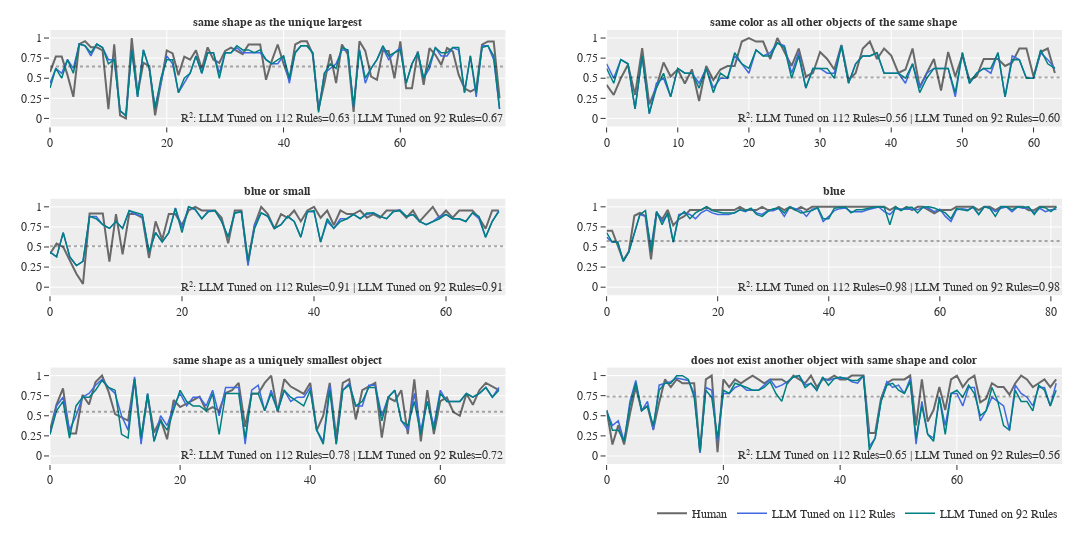

The cell this chart's notebook holds for it:
### Code cell
# concepts = make_rule_threes(data['TunFOL'][0])
pretty_name = {'PTG16': 'PLoT Bayesian Model', 
                    'Tuned112-7B': 'LLM Tuned on 112 Rules', 
                    'Tuned112-7B-AnswerLoss': 'Tuned-CE', 
                    'Pretrained-7B': 'Pretrained',
                    'Tuned92-7B': 'LLM Tuned on 92 Rules',
                    'GPT2-Tuned112': "GPT2-Tuned"}

fig = plot_trajectory_graphs(concepts=[
                            find_biggest_diff(data_files['Tuned112-7B'], data_files['Tuned92-7B'], 
                                search_within_concepts=SUBSETS['tuned92'], num_per_segment=2)
                            # find_biggest_diff(data_files['Pretrained-7B'], data_files['Tuned112-7B'], 
                            #     metric = lambda x: x['macc'],
                                # search_within_concepts=SUBSETS['fol']
                                # )
                            # find_biggest_diff(data_files['Pretrained-7B'], data_files['Tuned112-7B'], 
                            #     search_within_concepts=SUBSETS['fol'])
                            ][0],
                        sources={k: data_files[k] for k in 
                            ['Tuned112-7B', 'Tuned92-7B']
                        },
                        num_cols=2,
                        width_per_col=260,
                        color_dash_dict=color_and_dash,
                        pretty_name_dict=pretty_name,
                        height_per_row=180,
                        readable_names=True,
                        end_early=1000)

# fig.add_annotation(text='Response Number', xref='x domain', yref='paper', x=0.5, y=0.5, showarrow=False, font_size=10, font_family='times new roman')
# fig.add_annotation(text='Accuracy', xref='x domain', yref='paper', x=-0.12, y=0.9, showarrow=False, font_size=10, font_family='times new roman', textangle=-90)
# fig.add_annotation(text='Response Number', xref='x domain', yref='paper', x=0.5, y=-0.15, showarrow=False, font_size=10, font_family='times new roman')
# fig.add_annotation(text='Accuracy', xref='x domain', yref='paper', x=-0.12, y=0.1, showarrow=False, font_size=10, font_family='times new roman', textangle=-90)
# fig.update_layout(legend=dict(orientation="h", itemwidth=30, yanchor="top", y=-0.13,
#         xanchor="right",
#         x=1, font={'family': 'times_new_roman'}))

# fig.update_traces({'line': {'width': 0.8, 'dash': 'dashdot'}}, selector=lambda x: x['legendgroup'] == 'PTG16')
# fig.update_traces({'line': {'width': 1.2}}, selector=lambda x: x['legendgroup'] == 'Pretrained-7B')
fig.update_layout(width=1200, showlegend=True)
fig.show()
fig.write_image('./analysis/fig/e4_tuned92_comparison.pdf')

### Figure 1 — Plotly figure (JSON) as saved in the notebook; plotly's stock layout.template omitted (floating-point values rounded to 4 significant figures)
{"data": [{"legendgroup": "1", "line": {"color": "rgb(105,105,105)"}, "name": "Human", "showlegend": true, "type": "scatter", "x": [0, 1, 2, 3, 4, 5, 6, 7, 8, 9, 10, 11, 12, 13, 14, 15, 16, 17, 18, 19, 20, 21, 22, 23, 24, 25, 26, 27, 28, 29, 30, 31, 32, 33, 34, 35, 36, 37, 38, 39, 40, 41, 42, 43, 44, 45, 46, 47, 48, 49, 50, 51, 52, 53, 54, 55, 56, 57, 58, 59, 60, 61, 62, 63, 64, 65, 66, 67, 68, 69, 70, 71, 72, 73, 74, 75, 76, 77], "xaxis": "x", "y": [0.5769, 0.7692, 0.7692, 0.5385, 0.2692, 0.9231, 0.9615, 0.8846, 0.8846, 0.8462, 0.1154, 0.9231, 0.03846, 0, 1, 0.3077, 0.6923, 0.6538, 0.03846, 0.4231, 0.8462, 0.8077, 0.5385, 0.7692, 0.7308, 0.8462, 0.6154, 0.8846, 0.7308, 0.6923, 0.84, 0.88, 0.84, 0.8, 0.92, 0.92, 0.92, 0.48, 0.72, 0.92, 0.68, 0.48, 0.92, 0.96, 0.96, 0.8, 0.12, 0.44, 0.8, 0.44, 0.92, 0.8, 0.08, 0.96, 0.84, 0.52, 0.48, 0.84, 0.84, 0.5, 0.9583, 0.375, 0.375, 0.8333, 0.4167, 0.875, 0.7917, 0.6667, 0.875, 0.8333, 0.5417, 0.375, 0.3333, 0.375, 0.9167, 0.9583, 0.9583, 0.25], "yaxis": "y"}, {"legendgroup": "Tuned112-7B", "line": {"color": "royalblue", "dash": "solid", "width": 1.5}, "name": "LLM Tuned on 112 Rules", "showlegend": true, "type": "scatter", "x": [0, 1, 2, 3, 4, 5, 6, 7, 8, 9, 10, 11, 12, 13, 14, 15, 16, 17, 18, 19, 20, 21, 22, 23, 24, 25, 26, 27, 28, 29, 30, 31, 32, 33, 34, 35, 36, 37, 38, 39, 40, 41, 42, 43, 44, 45, 46, 47, 48, 49, 50, 51, 52, 53, 54, 55, 56, 57, 58, 59, 60, 61, 62, 63, 64, 65, 66, 67, 68, 69, 70, 71, 72, 73, 74, 75, 76, 77], "xaxis": "x", "y": [0.4378, 0.6225, 0.5622, 0.7311, 0.6225, 0.9241, 0.9047, 0.7773, 0.9241, 0.8808, 0.7311, 0.7311, 0.09535, 0.03733, 0.852, 0.2689, 0.852, 0.6225, 0.148, 0.4378, 0.7773, 0.6792, 0.3208, 0.4378, 0.5622, 0.7773, 0.5622, 0.8176, 0.8176, 0.5622, 0.8176, 0.8176, 0.8808, 0.8176, 0.8176, 0.8176, 0.8176, 0.7311, 0.6792, 0.6792, 0.7773, 0.4378, 0.8176, 0.9047, 0.9047, 0.8176, 0.09535, 0.5622, 0.6225, 0.6792, 0.852, 0.852, 0.148, 0.852, 0.4378, 0.6225, 0.7311, 0.8808, 0.7311, 0.8176, 0.8808, 0.4378, 0.6792, 0.8176, 0.5, 0.6225, 0.8808, 0.7773, 0.7773, 0.8808, 0.852, 0.3208, 0.7773, 0.2689, 0.9047, 0.9047, 0.7311, 0.1192], "yaxis": "y"}, {"legendgroup": "Tuned92-7B", "line": {"color": "teal", "dash": "solid", "width": 1.5}, "name": "LLM Tuned on 92 Rules", "showlegend": true, "type": "scatter", "x": [0, 1, 2, 3, 4, 5, 6, 7, 8, 9, 10, 11, 12, 13, 14, 15, 16, 17, 18, 19, 20, 21, 22, 23, 24, 25, 26, 27, 28, 29, 30, 31, 32, 33, 34, 35, 36, 37, 38, 39, 40, 41, 42, 43, 44, 45, 46, 47, 48, 49, 50, 51, 52, 53, 54, 55, 56, 57, 58, 59, 60, 61, 62, 63, 64, 65, 66, 67, 68, 69, 70, 71, 72, 73, 74, 75, 76, 77], "xaxis": "x", "y": [0.3775, 0.6225, 0.5, 0.7311, 0.5622, 0.9241, 0.9047, 0.8176, 0.9241, 0.8808, 0.6792, 0.7311, 0.09535, 0.02931, 0.852, 0.2689, 0.852, 0.6225, 0.1192, 0.5, 0.7311, 0.7311, 0.3208, 0.5, 0.5622, 0.7773, 0.5622, 0.8176, 0.8176, 0.5, 0.8176, 0.8176, 0.9047, 0.852, 0.852, 0.8176, 0.852, 0.7311, 0.6792, 0.7311, 0.7773, 0.5, 0.8176, 0.9047, 0.9047, 0.8176, 0.07586, 0.5622, 0.6792, 0.6225, 0.8808, 0.852, 0.148, 0.852, 0.5, 0.6225, 0.7311, 0.9047, 0.7773, 0.8176, 0.852, 0.4378, 0.6792, 0.8176, 0.5, 0.6792, 0.8808, 0.8176, 0.8176, 0.8808, 0.8808, 0.3208, 0.7773, 0.3208, 0.8808, 0.9047, 0.7773, 0.1192], "yaxis": "y"}, {"legendgroup": "1", "line": {"color": "rgb(105,105,105)"}, "name": "Human", "showlegend": false, "type": "scatter", "x": [0, 1, 2, 3, 4, 5, 6, 7, 8, 9, 10, 11, 12, 13, 14, 15, 16, 17, 18, 19, 20, 21, 22, 23, 24, 25, 26, 27, 28, 29, 30, 31, 32, 33, 34, 35, 36, 37, 38, 39, 40, 41, 42, 43, 44, 45, 46, 47, 48, 49, 50, 51, 52, 53, 54, 55, 56, 57, 58, 59, 60, 61, 62, 63], "xaxis": "x2", "y": [0.4167, 0.2917, 0.5, 0.6667, 0.2917, 0.875, 0.1739, 0.3913, 0.6957, 0.5217, 0.6087, 0.4348, 0.6087, 0.2174, 0.6522, 0.4783, 0.6087, 0.6522, 0.6522, 0.9565, 1, 0.9565, 0.9565, 0.7391, 1, 0.8261, 0.6522, 0.8696, 0.5217, 0.5652, 0.8261, 0.7391, 0.6087, 0.913, 0.4783, 0.5652, 0.8696, 0.9565, 0.7391, 0.8696, 0.7826, 0.5652, 0.6087, 0.8696, 0.3913, 0.5652, 0.7391, 0.3478, 0.8261, 0.5217, 0.7826, 0.4783, 0.5217, 0.7391, 0.7391, 0.7391, 0.6522, 0.6957, 0.8696, 0.8696, 0.5217, 0.8261, 0.8696, 0.5652], "yaxis": "y2"}, {"legendgroup": "Tuned112-7B", "line": {"color": "royalblue", "dash": "solid", "width": 1.5}, "name": "LLM Tuned on 112 Rules", "showlegend": false, "type": "scatter", "x": [0, 1, 2, 3, 4, 5, 6, 7, 8, 9, 10, 11, 12, 13, 14, 15, 16, 17, 18, 19, 20, 21, 22, 23, 24, 25, 26, 27, 28, 29, 30, 31, 32, 33, 34, 35, 36, 37, 38, 39, 40, 41, 42, 43, 44, 45, 46, 47, 48, 49, 50, 51, 52, 53, 54, 55, 56, 57, 58, 59, 60, 61, 62, 63], "xaxis": "x2", "y": [0.6792, 0.5, 0.7311, 0.6792, 0.1192, 0.7773, 0.06009, 0.4378, 0.5, 0.2689, 0.6225, 0.5622, 0.5622, 0.4378, 0.6225, 0.3775, 0.5, 0.5, 0.7773, 0.6792, 0.5622, 0.852, 0.7773, 0.8176, 0.9399, 0.9047, 0.5622, 0.8176, 0.3775, 0.6225, 0.6225, 0.5622, 0.5622, 0.9047, 0.4378, 0.6792, 0.7773, 0.7773, 0.8176, 0.5622, 0.5622, 0.5622, 0.4378, 0.6792, 0.3775, 0.5622, 0.6225, 0.6225, 0.6225, 0.2689, 0.8176, 0.4378, 0.5622, 0.6225, 0.5622, 0.8176, 0.2689, 0.7773, 0.7311, 0.5, 0.5, 0.8176, 0.7311, 0.6225], "yaxis": "y2"}, {"legendgroup": "Tuned92-7B", "line": {"color": "teal", "dash": "solid", "width": 1.5}, "name": "LLM Tuned on 92 Rules", "showlegend": false, "type": "scatter", "x": [0, 1, 2, 3, 4, 5, 6, 7, 8, 9, 10, 11, 12, 13, 14, 15, 16, 17, 18, 19, 20, 21, 22, 23, 24, 25, 26, 27, 28, 29, 30, 31, 32, 33, 34, 35, 36, 37, 38, 39, 40, 41, 42, 43, 44, 45, 46, 47, 48, 49, 50, 51, 52, 53, 54, 55, 56, 57, 58, 59, 60, 61, 62, 63], "xaxis": "x2", "y": [0.6225, 0.4378, 0.7311, 0.6792, 0.1192, 0.7773, 0.06009, 0.3775, 0.5622, 0.2689, 0.6225, 0.5622, 0.5622, 0.3775, 0.6225, 0.3208, 0.5622, 0.5, 0.8176, 0.6792, 0.6225, 0.852, 0.7773, 0.7773, 0.9399, 0.8808, 0.5, 0.7773, 0.3775, 0.6225, 0.6225, 0.6225, 0.5, 0.9047, 0.4378, 0.6792, 0.7773, 0.7773, 0.8176, 0.5622, 0.5622, 0.5622, 0.5, 0.6792, 0.3208, 0.5, 0.6225, 0.6225, 0.6225, 0.3208, 0.8176, 0.4378, 0.5622, 0.6225, 0.6225, 0.8176, 0.2689, 0.7311, 0.7311, 0.5, 0.5, 0.852, 0.6792, 0.6225], "yaxis": "y2"}, {"legendgroup": "1", "line": {"color": "rgb(105,105,105)"}, "name": "Human", "showlegend": false, "type": "scatter", "x": [0, 1, 2, 3, 4, 5, 6, 7, 8, 9, 10, 11, 12, 13, 14, 15, 16, 17, 18, 19, 20, 21, 22, 23, 24, 25, 26, 27, 28, 29, 30, 31, 32, 33, 34, 35, 36, 37, 38, 39, 40, 41, 42, 43, 44, 45, 46, 47, 48, 49, 50, 51, 52, 53, 54, 55, 56, 57, 58, 59, 60, 61, 62, 63, 64, 65, 66, 67, 68], "xaxis": "x3", "y": [0.4167, 0.5417, 0.5, 0.3333, 0.1667, 0.04167, 0.9167, 0.9167, 0.9167, 0.3182, 0.9091, 0.4091, 0.9091, 0.9091, 0.8636, 0.3636, 0.8182, 0.5909, 0.9091, 0.9091, 0.7727, 0.9545, 1, 0.9545, 0.9545, 0.9545, 0.8636, 0.5455, 0.9545, 0.9545, 0.3182, 0.7727, 1, 0.9091, 0.7273, 0.9091, 0.8636, 0.9545, 0.8182, 0.9545, 1, 0.8636, 0.9545, 0.7727, 0.9545, 0.9091, 0.9091, 0.9545, 0.8636, 0.9091, 0.8636, 0.9545, 0.9545, 0.9545, 0.8636, 0.9545, 0.8182, 0.9091, 1, 0.8636, 0.9545, 0.8636, 0.9545, 0.9545, 0.9545, 0.8636, 0.7273, 0.9545, 0.9545], "yaxis": "y3"}, {"legendgroup": "Tuned112-7B", "line": {"color": "royalblue", "dash": "solid", "width": 1.5}, "name": "LLM Tuned on 112 Rules", "showlegend": false, "type": "scatter", "x": [0, 1, 2, 3, 4, 5, 6, 7, 8, 9, 10, 11, 12, 13, 14, 15, 16, 17, 18, 19, 20, 21, 22, 23, 24, 25, 26, 27, 28, 29, 30, 31, 32, 33, 34, 35, 36, 37, 38, 39, 40, 41, 42, 43, 44, 45, 46, 47, 48, 49, 50, 51, 52, 53, 54, 55, 56, 57, 58, 59, 60, 61, 62, 63, 64, 65, 66, 67, 68], "xaxis": "x3", "y": [0.4378, 0.3775, 0.6792, 0.3775, 0.2689, 0.3208, 0.8808, 0.8808, 0.7773, 0.7311, 0.8176, 0.7311, 0.9526, 0.9047, 0.8808, 0.4378, 0.6792, 0.5622, 0.6792, 0.9859, 0.7311, 0.9999, 0.9627, 0.852, 0.9526, 0.9526, 0.8176, 0.6225, 0.9241, 0.9399, 0.2689, 0.7773, 0.9241, 0.8808, 0.7311, 0.7773, 0.8808, 0.8176, 0.6225, 0.9399, 0.9399, 0.5622, 0.8176, 0.7311, 0.852, 0.852, 0.9047, 0.852, 0.9047, 0.9241, 0.8808, 0.852, 0.9399, 0.9627, 0.8808, 0.9047, 0.8176, 0.7773, 0.8176, 0.8808, 0.9047, 0.852, 0.852, 0.8176, 0.9241, 0.852, 0.6225, 0.8176, 0.9526], "yaxis": "y3"}, {"legendgroup": "Tuned92-7B", "line": {"color": "teal", "dash": "solid", "width": 1.5}, "name": "LLM Tuned on 92 Rules", "showlegend": false, "type": "scatter", "x": [0, 1, 2, 3, 4, 5, 6, 7, 8, 9, 10, 11, 12, 13, 14, 15, 16, 17, 18, 19, 20, 21, 22, 23, 24, 25, 26, 27, 28, 29, 30, 31, 32, 33, 34, 35, 36, 37, 38, 39, 40, 41, 42, 43, 44, 45, 46, 47, 48, 49, 50, 51, 52, 53, 54, 55, 56, 57, 58, 59, 60, 61, 62, 63, 64, 65, 66, 67, 68], "xaxis": "x3", "y": [0.4378, 0.3775, 0.6792, 0.3775, 0.2689, 0.3208, 0.8808, 0.852, 0.7773, 0.7311, 0.8176, 0.7311, 0.9526, 0.9241, 0.9047, 0.4378, 0.6792, 0.5622, 0.6792, 0.982, 0.6792, 0.9999, 0.9707, 0.852, 0.9399, 0.9526, 0.8176, 0.6225, 0.9241, 0.9399, 0.3208, 0.7311, 0.9241, 0.8808, 0.7311, 0.7773, 0.8808, 0.8176, 0.6225, 0.9399, 0.9526, 0.5622, 0.852, 0.7311, 0.8176, 0.852, 0.9047, 0.852, 0.9241, 0.9241, 0.8808, 0.852, 0.9399, 0.9526, 0.8808, 0.9047, 0.8176, 0.7773, 0.8176, 0.852, 0.9047, 0.852, 0.852, 0.8176, 0.9241, 0.8808, 0.6225, 0.8176, 0.9399], "yaxis": "y3"}, {"legendgroup": "1", "line": {"color": "rgb(105,105,105)"}, "name": "Human", "showlegend": false, "type": "scatter", "x": [0, 1, 2, 3, 4, 5, 6, 7, 8, 9, 10, 11, 12, 13, 14, 15, 16, 17, 18, 19, 20, 21, 22, 23, 24, 25, 26, 27, 28, 29, 30, 31, 32, 33, 34, 35, 36, 37, 38, 39, 40, 41, 42, 43, 44, 45, 46, 47, 48, 49, 50, 51, 52, 53, 54, 55, 56, 57, 58, 59, 60, 61, 62, 63, 64, 65, 66, 67, 68, 69, 70, 71, 72, 73, 74, 75, 76, 77, 78, 79, 80, 81], "xaxis": "x4", "y": [0.7037, 0.7037, 0.5185, 0.3333, 0.4444, 0.8889, 0.9231, 0.8846, 0.3462, 0.9231, 0.8462, 0.9615, 0.7692, 0.8462, 0.8846, 0.96, 0.96, 0.96, 1, 0.96, 0.96, 0.96, 0.96, 0.96, 1, 0.96, 0.96, 0.96, 1, 0.96, 0.96, 1, 0.96, 1, 0.96, 1, 0.96, 1, 1, 1, 1, 1, 1, 1, 1, 1, 1, 1, 1, 1, 1, 0.96, 1, 0.96, 1, 0.96, 1, 1, 0.96, 0.92, 0.96, 0.96, 0.96, 1, 1, 1, 1, 0.96, 1, 1, 0.96, 1, 1, 1, 1, 1, 0.9583, 0.9583, 1, 1, 1, 1], "yaxis": "y4"}, {"legendgroup": "Tuned112-7B", "line": {"color": "royalblue", "dash": "solid", "width": 1.5}, "name": "LLM Tuned on 112 Rules", "showlegend": false, "type": "scatter", "x": [0, 1, 2, 3, 4, 5, 6, 7, 8, 9, 10, 11, 12, 13, 14, 15, 16, 17, 18, 19, 20, 21, 22, 23, 24, 25, 26, 27, 28, 29, 30, 31, 32, 33, 34, 35, 36, 37, 38, 39, 40, 41, 42, 43, 44, 45, 46, 47, 48, 49, 50, 51, 52, 53, 54, 55, 56, 57, 58, 59, 60, 61, 62, 63, 64, 65, 66, 67, 68, 69, 70, 71, 72, 73, 74, 75, 76, 77, 78, 79, 80, 81], "xaxis": "x4", "y": [0.6225, 0.5622, 0.5622, 0.3208, 0.4378, 0.6792, 0.9047, 0.8808, 0.5, 0.9399, 0.8176, 0.9047, 0.5622, 0.9047, 0.9241, 0.9047, 0.852, 0.9241, 0.9627, 0.9241, 0.9047, 0.9047, 0.9047, 0.9241, 0.9627, 0.9399, 0.977, 0.9241, 0.9047, 0.9526, 0.9526, 0.982, 0.8808, 1.0, 0.977, 0.9526, 0.8808, 0.9707, 0.982, 0.8176, 0.8808, 0.9526, 0.977, 0.9859, 0.9399, 0.9399, 0.9399, 0.9627, 0.982, 0.9975, 0.9399, 0.9047, 0.977, 0.9707, 0.9707, 0.9707, 0.9627, 0.9948, 0.982, 0.9399, 0.9707, 0.8808, 0.8176, 0.9627, 0.977, 0.9627, 0.9914, 0.9047, 1.0, 0.9859, 0.9399, 0.982, 0.9988, 0.9399, 0.9985, 0.982, 0.989, 0.9241, 0.982, 0.9399, 0.9627, 0.9707], "yaxis": "y4"}, {"legendgroup": "Tuned92-7B", "line": {"color": "teal", "dash": "solid", "width": 1.5}, "name": "LLM Tuned on 92 Rules", "showlegend": false, "type": "scatter", "x": [0, 1, 2, 3, 4, 5, 6, 7, 8, 9, 10, 11, 12, 13, 14, 15, 16, 17, 18, 19, 20, 21, 22, 23, 24, 25, 26, 27, 28, 29, 30, 31, 32, 33, 34, 35, 36, 37, 38, 39, 40, 41, 42, 43, 44, 45, 46, 47, 48, 49, 50, 51, 52, 53, 54, 55, 56, 57, 58, 59, 60, 61, 62, 63, 64, 65, 66, 67, 68, 69, 70, 71, 72, 73, 74, 75, 76, 77, 78, 79, 80, 81], "xaxis": "x4", "y": [0.6792, 0.5622, 0.5622, 0.3208, 0.4378, 0.6792, 0.9047, 0.9526, 0.4378, 0.9399, 0.7773, 0.9241, 0.5622, 0.8808, 0.9399, 0.852, 0.9241, 0.9627, 0.9985, 0.9526, 0.9399, 0.9241, 0.9241, 0.9241, 0.9627, 0.9526, 0.982, 0.9047, 0.8808, 0.9399, 0.977, 0.982, 0.9241, 0.9999, 0.9627, 0.9241, 0.9399, 0.9526, 0.9933, 0.852, 0.852, 0.982, 0.9914, 0.9985, 0.9241, 0.9627, 0.9627, 0.982, 0.9948, 1.0, 0.9914, 0.7773, 1.0, 0.9526, 0.9914, 0.9948, 0.9241, 0.9968, 1.0, 0.9859, 0.9526, 0.9241, 0.852, 0.977, 0.9627, 0.9526, 1.0, 0.9047, 1.0, 0.982, 0.8808, 0.9996, 1.0, 0.9627, 1.0, 0.9948, 0.9999, 0.9047, 0.9985, 0.989, 0.9399, 0.9993], "yaxis": "y4"}, {"legendgroup": "1", "line": {"color": "rgb(105,105,105)"}, "name": "Human", "showlegend": false, "type": "scatter", "x": [0, 1, 2, 3, 4, 5, 6, 7, 8, 9, 10, 11, 12, 13, 14, 15, 16, 17, 18, 19, 20, 21, 22, 23, 24, 25, 26, 27, 28, 29, 30, 31, 32, 33, 34, 35, 36, 37, 38, 39, 40, 41, 42, 43, 44, 45, 46, 47, 48, 49, 50, 51, 52, 53, 54, 55, 56, 57, 58, 59, 60, 61, 62, 63, 64, 65, 66, 67, 68, 69], "xaxis": "x5", "y": [0.32, 0.64, 0.84, 0.28, 0.28, 0.76, 0.64, 0.92, 1, 0.8, 0.52, 0.48, 0.44, 0.96, 0.2083, 0.75, 0.2917, 0.4583, 0.2083, 0.6957, 0.6087, 0.6522, 0.6957, 0.7391, 0.5652, 0.6087, 0.5652, 0.7826, 0.8182, 0.9091, 0.3636, 0.7727, 0.7727, 0.9091, 1, 0.5455, 0.9545, 0.8636, 0.8182, 0.7727, 0.9091, 0.3182, 0.5, 0.9091, 0.2273, 0.9091, 0.9545, 0.4545, 0.8182, 0.8636, 0.9091, 0.2273, 0.7273, 0.6818, 0.8182, 0.2727, 0.9545, 0.1818, 0.8182, 0.2727, 0.6818, 0.7273, 0.5455, 0.5, 0.7727, 0.6364, 0.8182, 0.9091, 0.8636, 0.8182], "yaxis": "y5"}, {"legendgroup": "Tuned112-7B", "line": {"color": "royalblue", "dash": "solid", "width": 1.5}, "name": "LLM Tuned on 112 Rules", "showlegend": false, "type": "scatter", "x": [0, 1, 2, 3, 4, 5, 6, 7, 8, 9, 10, 11, 12, 13, 14, 15, 16, 17, 18, 19, 20, 21, 22, 23, 24, 25, 26, 27, 28, 29, 30, 31, 32, 33, 34, 35, 36, 37, 38, 39, 40, 41, 42, 43, 44, 45, 46, 47, 48, 49, 50, 51, 52, 53, 54, 55, 56, 57, 58, 59, 60, 61, 62, 63, 64, 65, 66, 67, 68, 69], "xaxis": "x5", "y": [0.2689, 0.6225, 0.7311, 0.3208, 0.5, 0.7311, 0.7773, 0.8808, 0.9526, 0.852, 0.7773, 0.5, 0.3208, 0.9859, 0.148, 0.7773, 0.1824, 0.5, 0.3775, 0.6225, 0.7773, 0.6225, 0.7311, 0.7311, 0.6225, 0.8176, 0.5, 0.852, 0.852, 0.852, 0.148, 0.8176, 0.8808, 0.5622, 0.8176, 0.5622, 0.8176, 0.6792, 0.7311, 0.7311, 0.852, 0.3208, 0.1824, 0.8808, 0.148, 0.8176, 0.9047, 0.6225, 0.6225, 0.8808, 0.8808, 0.5, 0.7311, 0.8176, 0.4378, 0.3208, 0.7773, 0.3208, 0.6792, 0.3775, 0.8176, 0.6792, 0.6792, 0.6792, 0.7773, 0.7311, 0.7773, 0.852, 0.7311, 0.852], "yaxis": "y5"}, {"legendgroup": "Tuned92-7B", "line": {"color": "teal", "dash": "solid", "width": 1.5}, "name": "LLM Tuned on 92 Rules", "showlegend": false, "type": "scatter", "x": [0, 1, 2, 3, 4, 5, 6, 7, 8, 9, 10, 11, 12, 13, 14, 15, 16, 17, 18, 19, 20, 21, 22, 23, 24, 25, 26, 27, 28, 29, 30, 31, 32, 33, 34, 35, 36, 37, 38, 39, 40, 41, 42, 43, 44, 45, 46, 47, 48, 49, 50, 51, 52, 53, 54, 55, 56, 57, 58, 59, 60, 61, 62, 63, 64, 65, 66, 67, 68, 69], "xaxis": "x5", "y": [0.2689, 0.5622, 0.6792, 0.2227, 0.6225, 0.7311, 0.7311, 0.8176, 0.9399, 0.852, 0.8176, 0.2689, 0.2227, 0.9526, 0.2227, 0.7773, 0.1824, 0.4378, 0.3208, 0.5622, 0.8176, 0.6792, 0.6225, 0.6225, 0.5622, 0.7773, 0.2689, 0.7773, 0.7773, 0.7773, 0.2227, 0.7773, 0.7773, 0.5622, 0.7773, 0.5622, 0.8176, 0.7311, 0.6792, 0.6225, 0.8176, 0.3208, 0.148, 0.8176, 0.148, 0.8176, 0.8808, 0.6225, 0.6792, 0.852, 0.852, 0.4378, 0.7311, 0.8176, 0.4378, 0.3775, 0.6792, 0.2689, 0.6792, 0.3208, 0.7773, 0.6792, 0.6792, 0.6792, 0.7773, 0.7311, 0.7773, 0.852, 0.7311, 0.8176], "yaxis": "y5"}, {"legendgroup": "1", "line": {"color": "rgb(105,105,105)"}, "name": "Human", "showlegend": false, "type": "scatter", "x": [0, 1, 2, 3, 4, 5, 6, 7, 8, 9, 10, 11, 12, 13, 14, 15, 16, 17, 18, 19, 20, 21, 22, 23, 24, 25, 26, 27, 28, 29, 30, 31, 32, 33, 34, 35, 36, 37, 38, 39, 40, 41, 42, 43, 44, 45, 46, 47, 48, 49, 50, 51, 52, 53, 54, 55, 56, 57, 58, 59, 60, 61, 62, 63, 64, 65, 66, 67, 68, 69, 70, 71, 72, 73, 74, 75, 76, 77], "xaxis": "x6", "y": [0.5714, 0.1429, 0.381, 0.1429, 0.5238, 0.8571, 0.5714, 0.619, 0.3333, 0.6667, 0.9524, 0.8571, 0.9524, 0.9048, 0.9048, 0.9048, 0.04762, 0.9524, 1, 0.04762, 0.9524, 0.8571, 0.9524, 0.9048, 0.9524, 1, 0.9524, 0.9048, 0.9524, 0.9524, 0.9524, 0.9048, 1, 0.9524, 0.9048, 1, 0.8571, 0.9524, 0.9524, 1, 0.9524, 0.9524, 1, 1, 1, 0.2857, 0.2857, 0.7143, 0.9048, 0.9524, 0.9524, 0.9524, 1, 0.381, 0.9524, 0.4286, 0.5714, 0.8571, 0.5714, 0.9524, 1, 0.8571, 0.9524, 1, 0.6667, 0.7143, 0.9048, 0.8571, 0.8571, 0.7619, 0.9048, 1, 0.9524, 0.8571, 0.9048, 0.9524, 0.8571, 0.9524], "yaxis": "y6"}, {"legendgroup": "Tuned112-7B", "line": {"color": "royalblue", "dash": "solid", "width": 1.5}, "name": "LLM Tuned on 112 Rules", "showlegend": false, "type": "scatter", "x": [0, 1, 2, 3, 4, 5, 6, 7, 8, 9, 10, 11, 12, 13, 14, 15, 16, 17, 18, 19, 20, 21, 22, 23, 24, 25, 26, 27, 28, 29, 30, 31, 32, 33, 34, 35, 36, 37, 38, 39, 40, 41, 42, 43, 44, 45, 46, 47, 48, 49, 50, 51, 52, 53, 54, 55, 56, 57, 58, 59, 60, 61, 62, 63, 64, 65, 66, 67, 68, 69, 70, 71, 72, 73, 74, 75, 76, 77], "xaxis": "x6", "y": [0.5622, 0.3775, 0.4378, 0.1824, 0.6792, 0.9399, 0.5622, 0.6792, 0.3208, 0.8808, 0.9047, 0.9241, 0.9707, 0.9526, 0.9399, 0.7773, 0.03733, 0.852, 0.8176, 0.1824, 0.7773, 0.7773, 0.852, 0.8808, 0.8176, 0.8176, 0.8176, 0.8808, 0.9526, 0.852, 0.8808, 0.9241, 0.982, 0.9999, 0.8808, 0.9047, 0.8176, 0.9707, 0.9399, 0.9627, 0.9627, 0.9707, 0.9241, 0.9047, 0.9999, 0.1192, 0.2227, 0.6792, 0.9241, 0.852, 0.8808, 0.7773, 0.9627, 0.148, 0.6792, 0.2689, 0.2227, 0.7311, 0.3775, 0.7773, 0.7773, 0.6225, 0.852, 0.852, 0.4378, 0.5622, 0.7311, 0.6792, 0.6225, 0.3208, 0.8808, 0.7773, 0.7311, 0.6225, 0.852, 0.852, 0.6225, 0.9047], "yaxis": "y6"}, {"legendgroup": "Tuned92-7B", "line": {"color": "teal", "dash": "solid", "width": 1.5}, "name": "LLM Tuned on 92 Rules", "showlegend": false, "type": "scatter", "x": [0, 1, 2, 3, 4, 5, 6, 7, 8, 9, 10, 11, 12, 13, 14, 15, 16, 17, 18, 19, 20, 21, 22, 23, 24, 25, 26, 27, 28, 29, 30, 31, 32, 33, 34, 35, 36, 37, 38, 39, 40, 41, 42, 43, 44, 45, 46, 47, 48, 49, 50, 51, 52, 53, 54, 55, 56, 57, 58, 59, 60, 61, 62, 63, 64, 65, 66, 67, 68, 69, 70, 71, 72, 73, 74, 75, 76, 77], "xaxis": "x6", "y": [0.5622, 0.3208, 0.3208, 0.1824, 0.6225, 0.9047, 0.5622, 0.6225, 0.3775, 0.8176, 0.9047, 0.9047, 0.9981, 0.9992, 0.9526, 0.7311, 0.06009, 0.8176, 0.7311, 0.2227, 0.8176, 0.7773, 0.9047, 0.8808, 0.852, 0.8176, 0.8176, 0.852, 0.9241, 0.7773, 0.6792, 0.9241, 0.982, 0.9998, 0.852, 0.9047, 0.8176, 0.982, 0.8808, 0.9627, 0.982, 0.9627, 0.9399, 0.9399, 0.9998, 0.07586, 0.2227, 0.6792, 0.8808, 0.9047, 0.8176, 0.7773, 0.9241, 0.2227, 0.6225, 0.2689, 0.1824, 0.7311, 0.2689, 0.7773, 0.8176, 0.7311, 0.8808, 0.7773, 0.5, 0.5622, 0.852, 0.6792, 0.3775, 0.3208, 0.8176, 0.6792, 0.6792, 0.5622, 0.8808, 0.8176, 0.6225, 0.8176], "yaxis": "y6"}], "layout": {"annotations": [{"font": {"family": "times new roman", "size": 12}, "showarrow": false, "text": "<b>same shape as the unique largest</b>", "x": 0.225, "xanchor": "center", "xref": "paper", "y": 1, "yanchor": "bottom", "yref": "paper"}, {"font": {"family": "times new roman", "size": 12}, "showarrow": false, "text": "<b>same color as all other objects of the same shape</b>", "x": 0.775, "xanchor": "center", "xref": "paper", "y": 1, "yanchor": "bottom", "yref": "paper"}, {"font": {"family": "times new roman", "size": 12}, "showarrow": false, "text": "<b>blue or small</b>", "x": 0.225, "xanchor": "center", "xref": "paper", "y": 0.6111, "yanchor": "bottom", "yref": "paper"}, {"font": {"family": "times new roman", "size": 12}, "showarrow": false, "text": "<b>blue</b>", "x": 0.775, "xanchor": "center", "xref": "paper", "y": 0.6111, "yanchor": "bottom", "yref": "paper"}, {"font": {"family": "times new roman", "size": 12}, "showarrow": false, "text": "<b>same shape as a uniquely smallest object</b>", "x": 0.225, "xanchor": "center", "xref": "paper", "y": 0.2222, "yanchor": "bottom", "yref": "paper"}, {"font": {"family": "times new roman", "size": 12}, "showarrow": false, "text": "<b>does not exist another object with same shape and color</b>", "x": 0.775, "xanchor": "center", "xref": "paper", "y": 0.2222, "yanchor": "bottom", "yref": "paper"}, {"font": {"family": "times new roman", "size": 12}, "showarrow": false, "text": "R²: LLM Tuned on 112 Rules=0.63 | LLM Tuned on 92 Rules=0.67", "x": 78, "xanchor": "right", "xref": "x", "y": 0, "yref": "y"}, {"font": {"family": "times new roman", "size": 12}, "showarrow": false, "text": "Accuracy", "x": 39, "xanchor": "right", "xref": "x", "y": -1, "yref": "y"}, {"font": {"family": "times new roman", "size": 12}, "showarrow": false, "text": "R²: LLM Tuned on 112 Rules=0.56 | LLM Tuned on 92 Rules=0.60", "x": 64, "xanchor": "right", "xref": "x2", "y": 0, "yref": "y2"}, {"font": {"family": "times new roman", "size": 12}, "showarrow": false, "text": "Accuracy", "x": 32, "xanchor": "right", "xref": "x2", "y": -1, "yref": "y2"}, {"font": {"family": "times new roman", "size": 12}, "showarrow": false, "text": "R²: LLM Tuned on 112 Rules=0.91 | LLM Tuned on 92 Rules=0.91", "x": 69, "xanchor": "right", "xref": "x3", "y": 0, "yref": "y3"}, {"font": {"family": "times new roman", "size": 12}, "showarrow": false, "text": "Accuracy", "x": 34.5, "xanchor": "right", "xref": "x3", "y": -1, "yref": "y3"}, {"font": {"family": "times new roman", "size": 12}, "showarrow": false, "text": "R²: LLM Tuned on 112 Rules=0.98 | LLM Tuned on 92 Rules=0.98", "x": 82, "xanchor": "right", "xref": "x4", "y": 0, "yref": "y4"}, {"font": {"family": "times new roman", "size": 12}, "showarrow": false, "text": "Accuracy", "x": 41, "xanchor": "right", "xref": "x4", "y": -1, "yref": "y4"}, {"font": {"family": "times new roman", "size": 12}, "showarrow": false, "text": "R²: LLM Tuned on 112 Rules=0.78 | LLM Tuned on 92 Rules=0.72", "x": 70, "xanchor": "right", "xref": "x5", "y": 0, "yref": "y5"}, {"font": {"family": "times new roman", "size": 12}, "showarrow": false, "text": "Accuracy", "x": 35, "xanchor": "right", "xref": "x5", "y": -1, "yref": "y5"}, {"font": {"family": "times new roman", "size": 12}, "showarrow": false, "text": "R²: LLM Tuned on 112 Rules=0.65 | LLM Tuned on 92 Rules=0.56", "x": 78, "xanchor": "right", "xref": "x6", "y": 0, "yref": "y6"}, {"font": {"family": "times new roman", "size": 12}, "showarrow": false, "text": "Accuracy", "x": 39, "xanchor": "right", "xref": "x6", "y": -1, "yref": "y6"}], "height": 540, "legend": {"font": {"family": "times_new_roman"}, "itemwidth": 30, "orientation": "h", "x": 1, "xanchor": "right", "y": -0.08, "yanchor": "top"}, "margin": {"b": 50, "l": 50, "r": 30, "t": 30}, "shapes": [{"line": {"color": "black", "dash": "dot", "width": 2}, "type": "line", "x0": 0, "x1": 1, "xref": "x domain", "y0": 0.645, "y1": 0.645, "yref": "y"}, {"line": {"color": "black", "dash": "dot", "width": 2}, "type": "line", "x0": 0, "x1": 1, "xref": "x2 domain", "y0": 0.5078, "y1": 0.5078, "yref": "y2"}, {"line": {"color": "black", "dash": "dot", "width": 2}, "type": "line", "x0": 0, "x1": 1, "xref": "x3 domain", "y0": 0.5085, "y1": 0.5085, "yref": "y3"}, {"line": {"color": "black", "dash": "dot", "width": 2}, "type": "line", "x0": 0, "x1": 1, "xref": "x4 domain", "y0": 0.5761, "y1": 0.5761, "yref": "y4"}, {"line": {"color": "black", "dash": "dot", "width": 2}, "type": "line", "x0": 0, "x1": 1, "xref": "x5 domain", "y0": 0.5494, "y1": 0.5494, "yref": "y5"}, {"line": {"color": "black", "dash": "dot", "width": 2}, "type": "line", "x0": 0, "x1": 1, "xref": "x6 domain", "y0": 0.7396, "y1": 0.7396, "yref": "y6"}], "showlegend": true, "width": 1200, "xaxis": {"anchor": "y", "domain": [0, 0.45], "tickfont": {"family": "times new roman"}}, "xaxis2": {"anchor": "y2", "domain": [0.55, 1], "tickfont": {"family": "times new roman"}}, "xaxis3": {"anchor": "y3", "domain": [0, 0.45], "tickfont": {"family": "times new roman"}}, "xaxis4": {"anchor": "y4", "domain": [0.55, 1], "tickfont": {"family": "times new roman"}}, "xaxis5": {"anchor": "y5", "domain": [0, 0.45], "tickfont": {"family": "times new roman"}}, "xaxis6": {"anchor": "y6", "domain": [0.55, 1], "tickfont": {"family": "times new roman"}}, "yaxis": {"anchor": "x", "domain": [0.7778, 1], "dtick": 0.25, "range": [-0.1, 1.1], "showticklabels": true, "tickfont": {"family": "times new roman"}}, "yaxis2": {"anchor": "x2", "domain": [0.7778, 1], "dtick": 0.25, "matches": "y", "range": [-0.1, 1.1], "showticklabels": true, "tickfont": {"family": "times new roman"}}, "yaxis3": {"anchor": "x3", "domain": [0.3889, 0.6111], "dtick": 0.25, "range": [-0.1, 1.1], "showticklabels": true, "tickfont": {"family": "times new roman"}}, "yaxis4": {"anchor": "x4", "domain": [0.3889, 0.6111], "dtick": 0.25, "matches": "y3", "range": [-0.1, 1.1], "showticklabels": true, "tickfont": {"family": "times new roman"}}, "yaxis5": {"anchor": "x5", "domain": [0, 0.2222], "dtick": 0.25, "range": [-0.1, 1.1], "showticklabels": true, "tickfont": {"family": "times new roman"}}, "yaxis6": {"anchor": "x6", "domain": [0, 0.2222], "dtick": 0.25, "matches": "y5", "range": [-0.1, 1.1], "showticklabels": true, "tickfont": {"family": "times new roman"}}}}
